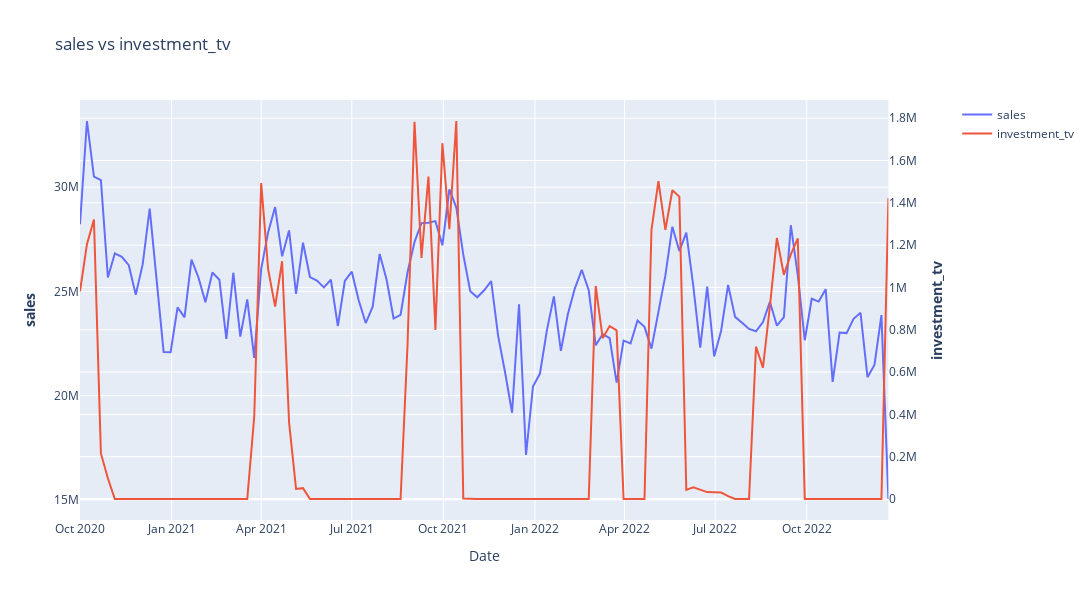

The notebook cell this image was saved under:
### Code cell
line_plot_secondary_axis_px(df=df_week,
                            x_col_name='Date', 
                            y1_col_name='sales', 
                            y2_col_name='investment_tv', 
                            )
